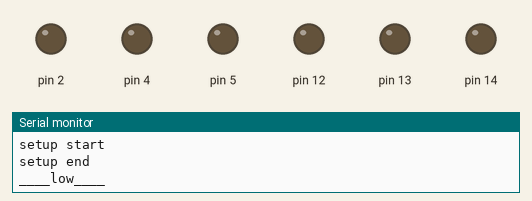
The sketch below on a simulated Arduino Uno, built with avr-gcc and run on an emulated ATmega328P. Shown: output pins drawn as LEDs (lit = HIGH), the last lines printed to the serial monitor. Pins used as bus, display or sensor lines are not drawn.

Above: at 12.5 s.
At 17.5 s:
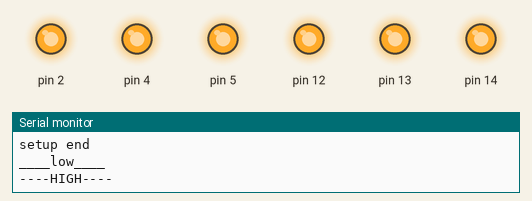
Timing chart, 0 to 23.0 s (numbered marks = the images above):
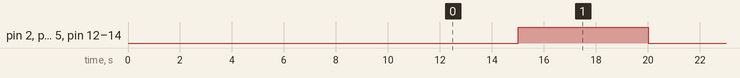

The sketch:

gpio_test.ino
```cpp
/*test gpio voltages
*/
const int warmUpTime = 5000;

void setup () {

    //----
    //set output pins
    pinMode(5, OUTPUT);
    digitalWrite(5, LOW);
    pinMode(0, OUTPUT);
    digitalWrite(0, LOW);
    pinMode(4, OUTPUT);
    digitalWrite(4, LOW);
    pinMode(2, OUTPUT);
    pinMode(13, OUTPUT);
    pinMode(12, OUTPUT);
    pinMode(14, OUTPUT);
    //pinMode(16, OUTPUT);  //resets?
    //----


    //delay(warmUpTime);
    //measure here
    //----

  Serial.begin(57600);
  #ifndef ESP8266
    while (!Serial); // wait for serial port to connect. Needed for native USB
  #endif
    Serial.println("setup start");

    delay(warmUpTime);
    delay(warmUpTime);
    //measure here
    Serial.println("setup end");

}


void loop () {

    Serial.println("____low____");
    digitalWrite(5, LOW);
    digitalWrite(4, LOW);
    digitalWrite(2, LOW);
    digitalWrite(0, LOW);
    digitalWrite(13, LOW);
    digitalWrite(12, LOW);
    digitalWrite(14, LOW);
    //digitalWrite(16, LOW);
    delay(warmUpTime);
    //measure here

    Serial.println("----HIGH----");
    digitalWrite(5, HIGH);
    digitalWrite(4, HIGH);
    digitalWrite(2, HIGH);
    digitalWrite(0, HIGH);
    digitalWrite(13, HIGH);
    digitalWrite(12, HIGH);
    digitalWrite(14, HIGH);
    //digitalWrite(16, HIGH);
    delay(warmUpTime);
    //measure here
}
```

Measured:
- by itself, pin 2, pin 4, pin 5, pin 12–14: alternates HIGH for 5.0 s and LOW for 5.0 s
